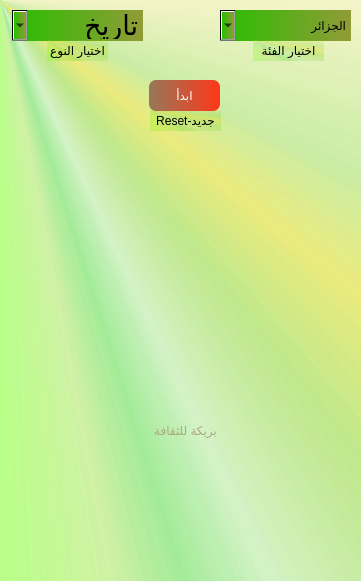
   <widget class="QWidget" name="widget" native="true">
    <property name="geometry">
     <rect>
      <x>890</x>
      <y>130</y>
      <width>361</width>
      <height>581</height>
     </rect>
    </property>
    <property name="styleSheet">
     <string notr="true">background-color: qconicalgradient(cx:0, cy:0, angle:135, stop:0 rgba(135, 205, 0, 9), stop:0.375 rgba(105, 255, 0, 69), stop:0.423533 rgba(121, 215, 0, 50), stop:0.45 rgba(27, 205, 0, 58), stop:0.477581 rgba(115, 214, 71, 43), stop:0.518717 rgba(155, 218, 71, 100), stop:0.55 rgba(215, 215, 0,76), stop:0.57754 rgba(105, 203, 0, 50), stop:0.625 rgba(205, 205, 0, 29), stop:1 rgba(155, 205, 0, 9));
border:0px;</string>
    </property>
    <widget class="QLabel" name="label">
     <property name="geometry">
      <rect>
       <x>135</x>
       <y>410</y>
       <width>101</width>
       <height>41</height>
      </rect>
     </property>
     <property name="styleSheet">
      <string notr="true">font: 14pt &quot;Andalus&quot;;
color: rgb(170, 170, 127);
background-color: rgb(0, 0, 0,0);
</string>
     </property>
     <property name="text">
      <string>بريكة للثقافة</string>
     </property>
     <property name="alignment">
      <set>Qt::AlignCenter</set>
     </property>
    </widget>
    <widget class="QLabel" name="label_20">
     <property name="geometry">
      <rect>
       <x>150</x>
       <y>110</y>
       <width>71</width>
       <height>21</height>
      </rect>
     </property>
     <property name="styleSheet">
      <string notr="true">   QLabel{   

        color: black;
border:0px;
       font: 75 8pt &quot;MS Shell Dlg 2&quot;;
}</string>
     </property>
     <property name="text">
      <string>جديد-Reset</string>
     </property>
     <property name="alignment">
      <set>Qt::AlignCenter</set>
     </property>
    </widget>
    <widget class="QComboBox" name="comboBoxTyp_2">
     <property name="geometry">
      <rect>
       <x>12</x>
       <y>10</y>
       <width>131</width>
       <height>31</height>
      </rect>
     </property>
     <property name="font">
      <font>
       <family>Traditional Arabic</family>
       <pointsize>20</pointsize>
       <weight>50</weight>
       <italic>false</italic>
       <bold>false</bold>
      </font>
     </property>
     <property name="layoutDirection">
      <enum>Qt::RightToLeft</enum>
     </property>
     <property name="styleSheet">
      <string notr="true">         border: 1px solid '#ffffff';
        color: black;
background-color: qlineargradient(spread:pad, x1:0, y1:0, x2:1, y2:0, stop:0 rgba(40,190, 0, 255), stop:1 rgba(145, 155, 055, 255));
font: 20pt &quot;Traditional Arabic&quot;;</string>
     </property>
     <property name="locale">
      <locale language="French" country="France"/>
     </property>
     <property name="inputMethodHints">
      <set>Qt::ImhNone</set>
     </property>
     <item>
      <property name="text">
       <string>تاريخ</string>
      </property>
     </item>
     <item>
      <property name="text">
       <string>جغرافية</string>
      </property>
     </item>
    </widget>
    <widget class="QComboBox" name="comboBoxCat_2">
     <property name="geometry">
      <rect>
       <x>220</x>
       <y>10</y>
       <width>131</width>
       <height>31</height>
      </rect>
     </property>
     <property name="layoutDirection">
      <enum>Qt::RightToLeft</enum>
     </property>
     <property name="styleSheet">
      <string notr="true">         border: 1px solid '#ffffff';
        color: black;
background-color: qlineargradient(spread:pad, x1:0, y1:0, x2:1, y2:0, stop:0 rgba(40,190, 0, 255), stop:1 rgba(145, 155, 055, 255));
font: 20pt &quot;Traditional Arabic&quot;;
</string>
     </property>
     <property name="locale">
      <locale language="Arabic" country="Algeria"/>
     </property>
     <item>
      <property name="text">
       <string>الجزائر</string>
      </property>
     </item>
     <item>
      <property name="text">
       <string>ابتدائي</string>
      </property>
     </item>
     <item>
      <property name="text">
       <string>ثانية-ف1</string>
      </property>
     </item>
     <item>
      <property name="text">
       <string>ثانية-ف2</string>
      </property>
     </item>
     <item>
      <property name="text">
       <string>ثانية-ف3</string>
      </property>
     </item>
     <item>
      <property name="text">
       <string>رابعة-ف1</string>
      </property>
     </item>
     <item>
      <property name="text">
       <string>رابعة-ف2</string>
      </property>
     </item>
     <item>
      <property name="text">
       <string>رابعة-ف3</string>
      </property>
     </item>
     <item>
      <property name="text">
       <string>العالم</string>
      </property>
     </item>
    </widget>
    <widget class="QLabel" name="label_17">
     <property name="geometry">
      <rect>
       <x>253</x>
       <y>40</y>
       <width>71</width>
       <height>21</height>
      </rect>
     </property>
     <property name="styleSheet">
      <string notr="true">   QLabel{   

        color: black;
border:0px;
       font: 75 8pt &quot;MS Shell Dlg 2&quot;;
}</string>
     </property>
     <property name="text">
      <string>اختيار الفئة</string>
     </property>
     <property name="alignment">
      <set>Qt::AlignCenter</set>
     </property>
    </widget>
    <widget class="QLabel" name="label_18">
     <property name="geometry">
      <rect>
       <x>47</x>
       <y>40</y>
       <width>61</width>
       <height>21</height>
      </rect>
     </property>
     <property name="styleSheet">
      <string notr="true">   QLabel{   

        color: black;
border:0px;
       font: 75 8pt &quot;MS Shell Dlg 2&quot;;
}</string>
     </property>
     <property name="text">
      <string>اختيار النوع</string>
     </property>
     <property name="alignment">
      <set>Qt::AlignCenter</set>
     </property>
    </widget>
    <widget class="QPushButton" name="btn_demarer_new">
     <property name="enabled">
      <bool>true</bool>
     </property>
     <property name="geometry">
      <rect>
       <x>149</x>
       <y>80</y>
       <width>71</width>
       <height>31</height>
      </rect>
     </property>
     <property name="styleSheet">
      <string notr="true">
   QPushButton{   

background-color: qlineargradient(spread:pad, x1:0, y1:0, x2:1, y2:0, stop:0 rgba(150, 120, 90, 255), stop:1 rgba(255, 55, 25, 255));  
        color: white;
           
	    font: 75 14pt &quot;MS Shell Dlg 2&quot;;
        border-radius: 7px;
        border: 1px solid '#000000';
}
           QPushButton:hover{
            background: '#ffff00';
            color: red;
            font: 75 11pt &quot;MS Shell Dlg 2&quot;;
             border-radius: 7px;
        }</string>
     </property>
     <property name="text">
      <string>ابدأ</string>
     </property>
    </widget>
    <widget class="QLabel" name="label_5">
     <property name="geometry">
      <rect>
       <x>140</x>
       <y>180</y>
       <width>81</width>
       <height>71</height>
      </rect>
     </property>
     <property name="styleSheet">
      <string notr="true">font: 14pt &quot;Andalus&quot;;
color: rgb(170, 170, 127);
background-color: rgb(0, 0, 0,0);
</string>
     </property>
     <property name="text">
      <string/>
     </property>
     <property name="alignment">
      <set>Qt::AlignCenter</set>
     </property>
    </widget>
    <widget class="QLabel" name="label_6">
     <property name="geometry">
      <rect>
       <x>78</x>
       <y>505</y>
       <width>211</width>
       <height>41</height>
      </rect>
     </property>
     <property name="styleSheet">
      <string notr="true">font: 75 16pt &quot;MS Shell Dlg 2&quot;;
color: rgb(170, 170, 127);
background-color: rgb(0, 0, 0,0);
</string>
     </property>
     <property name="text">
      <string/>
     </property>
     <property name="scaledContents">
      <bool>true</bool>
     </property>
     <property name="alignment">
      <set>Qt::AlignCenter</set>
     </property>
    </widget>
   </widget>
